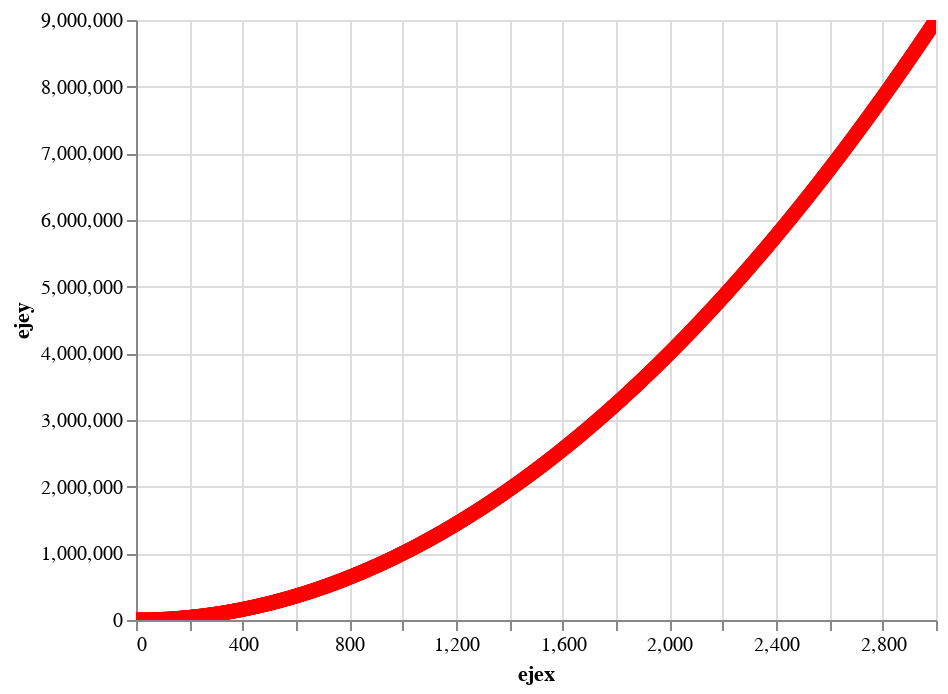

Notebook cell for this chart:
### Code cell
#este gráfico no es una captura, puedo mover, hacer zoom para analisis profundos
#presentación dinámica
#plot.lit permite graficar en función del tiempo
grafico1=alt.Chart(df).mark_point(color="red").encode(
    x="ejex",
    y="ejey"
).interactive()
grafico1

### Figure 1 — Vega-Lite specification as saved in the notebook (floating-point values rounded to 4 significant figures; data arrays with more than 128 entries replaced by an {"elided": "..."} marker saying what was removed)
{"config": {"view": {"continuousWidth": 400, "continuousHeight": 300}}, "data": {"name": "data-17d9b28c8a017d228bb237fe4120e146"}, "mark": {"type": "point", "color": "red"}, "encoding": {"x": {"type": "quantitative", "field": "ejex"}, "y": {"type": "quantitative", "field": "ejey"}}, "selection": {"selector001": {"type": "interval", "bind": "scales", "encodings": ["x", "y"]}}, "$schema": "https://vega.github.io/schema/vega-lite/v4.8.1.json", "datasets": {"data-17d9b28c8a017d228bb237fe4120e146": {"elided": "1500 records"}}}
